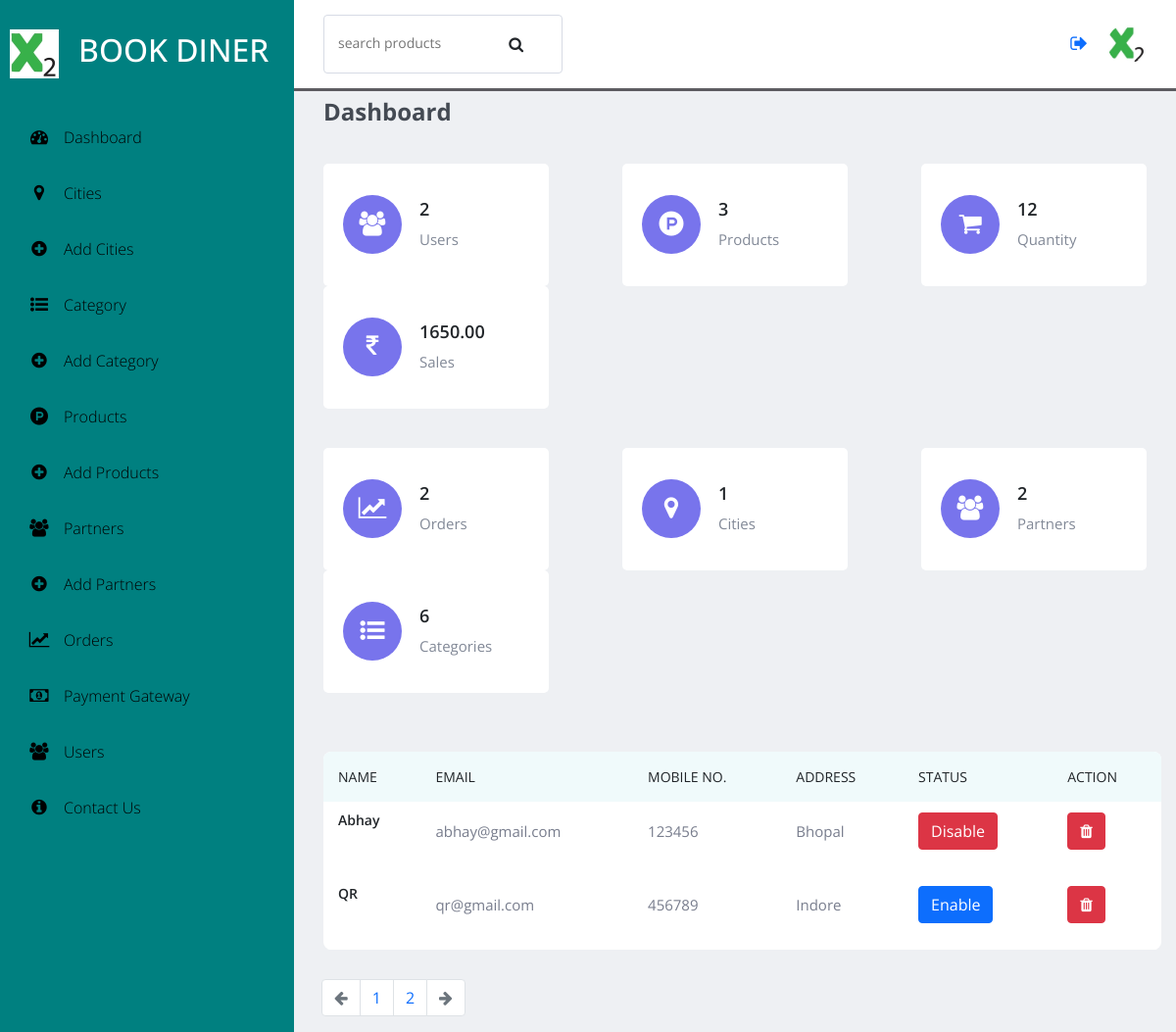
The page / (signed in) on the database its author committed.
### tables this page shows
CREATE TABLE `user` (
  `id` int(11) NOT NULL,
  `name` varchar(100) NOT NULL,
  `email` varchar(255) NOT NULL,
  `mobile` varchar(100) NOT NULL,
  `address` varchar(255) NOT NULL,
  `status` int(10) DEFAULT NULL
);

### get.stats.php (called while the page is built, shortened)
<?php
include('connection.php');
$stmt1 = $conn->prepare("select count(*) as total_users from user");
$stmt1->execute();
$stmt1->bind_result($total_users);
$stmt2 = $conn->prepare("select count(*) as total_products from product");
$stmt2->execute();
$stmt2->bind_result($total_products);
$stmt3 = $conn->prepare("select sum(quantity) as total_quantity from orders");
$stmt3->execute();
$stmt3->bind_result($total_quantity);
$stmt4 = $conn->prepare("select sum(total) as total_money from orders");
$stmt4->execute();
$stmt4->bind_result($total_money);
$stmt5 = $conn->prepare("select count(*) as total_orders from orders");
$stmt5->execute();
$stmt5->bind_result($total_orders);
$stmt6 = $conn->prepare("select count(*) as total_cities from city");
$stmt6->execute();
$stmt6->bind_result($total_cities);
$stmt7 = $conn->prepare("select count(*) as total_partners from partner");
$stmt7->execute();
$stmt7->bind_result($total_partners);
$stmt8 = $conn->prepare("select count(*) as total_categories from category");
$stmt8->execute();
$stmt8->bind_result($total_categories);
?>

### get.users.php (called while the page is built, shortened)
<?php
include('connection.php');
if(isset($_GET['page_no']) && $_GET['page_no'] != ""){
    $page_no = $_GET['page_no'];
}
else{
    $page_no = 1;
}
$stmt1 = $conn->prepare("select count(*) as total_users from user");
$stmt1->execute();
$stmt1->bind_result($total_users);
$total_users_per_page = 5;
$offset = ($page_no-1) * $total_users_per_page;
$total_no_of_pages = ceil($total_users/$total_users_per_page);
$stmt2 = $conn->prepare("select * from user limit $offset,$total_users_per_page");
$stmt2->execute();
$users = $stmt2->get_result();
?>

### index.php (the view, shortened to what this page needs)
<?php include('includes/header.php'); ?>
    <section id="interface">
    <?php include('includes/navigation.php'); ?>
        <h3 class="i-name">Dashboard</h3>
        <?php include('get.stats.php');?>
        <div class="values">
            <div class="val-box">
                <i class="fa fa-users" aria-hidden="true"></i>
                <div>
                    <h3><?php if($total_users != null){ echo $total_users;}?></h3>
                    <span>Users</span>
                </div>
            </div>
            <div class="val-box">
                <i class="fa fa-product-hunt" aria-hidden="true"></i>
                <div>
                    <h3><?php if($total_products != null){ echo $total_products;}?></h3>
                    <span>Products</span>
                </div>
            </div>
            <div class="val-box">
                <i class="fa fa-shopping-cart" aria-hidden="true"></i>
                <div>
                    <h3><?php if($total_quantity != null){ echo $total_quantity;}?></h3>
                    <span>Quantity</span>
                </div>
            </div>
            <div class="val-box">
                <i class="fa fa-inr" aria-hidden="true"></i>
                <div>
                    <h3><?php if($total_money != null){ echo $total_money;}?></h3>
                    <span>Sales</span>
                </div>
            </div>
        </div>
        <div class="values1">
            <div class="val-box1">
                <i class="fa fa-line-chart" aria-hidden="true"></i>
                <div>
                    <h3><?php if($total_orders != null){ echo $total_orders;}?></h3>
                    <span>Orders</span>
                </div>
            </div>
            <div class="val-box1">
                <i class="fa fa-map-marker" aria-hidden="true"></i>
                <div>
                    <h3><?php if($total_cities != null){ echo $total_cities;}?></h3>
                    <span>Cities</span>
                </div>
            </div>
            <div class="val-box1">
                <i class="fa fa-users" aria-hidden="true"></i>
                <div>
                    <h3><?php if($total_partners != null){ echo $total_partners;}?></h3>
                    <span>Partners</span>
                </div>
            </div>
            <div class="val-box1">
                <i class="fa fa-list-ul" aria-hidden="true"></i>
                <div>
                    <h3><?php if($total_categories != null){ echo $total_categories;}?></h3>
                    <span>Categories</span>
                </div>
            </div>
        </div>
         <div class="board">
            <table width="100%">
                <thead>
                    <tr>
                        <td>Name</td>
                        <td>Email</td>
                        <td>Mobile No.</td>
                        <td>Address</td>
                        <td>Status</td>
                        <td>Action</td>
                    </tr>
                </thead>
                <tbody>
                <?php include('get.users.php'); ?>
                <?php foreach($users as $user){ ?>
                    <tr>
                        <td class="people">
                            <div class="people-description">
                                <h5><?php echo $user['name']; ?></h5>
                            </div>
                        </td>
                        <td class="people-des">
                            <p><?php echo $user['email']; ?></p>
                        </td>
                        <td class="role">
                            <p><?php echo $user['mobile']; ?></p>
                        </td>
                        <td class="role">
                            <p><?php echo $user['address']; ?></p>
                        </td>
                        <td class="active">
                            <?php
                            if($user['status']==1){
                                echo '<p><a href="index.status.php?id='.$user['id'].'&status=0" class="btn btn-primary" title="Click to Disable" data-toggle="tooltip">Enable</a></p>';
                            }else{
                                echo '<p><a href="index.status.php?id='.$user['id'].'&status=1" class="btn btn-danger" title="Click to Enable" data-toggle="tooltip">Disable</a></p>';
                            }
                            ?>
                        </td>
                        <td class="edit">
                            <p>
                                <a class="btn btn-danger" title="Click to Delete" data-toggle="tooltip"
                                    onclick="return confirm('Are you sure to delete this data')" href="<?php echo "delete.user.php?user_id=".$user['id'];?>">
                                    <i class="fa fa-trash" aria-hidden="true"></i>
                                </a>
                            </p>
                        </td>
                    </tr>
                <?php } ?>
                </tbody>
            </table>
        </div>
        <nav class="container mx-3" aria-label="Page navigation example">
            <ul class="pagination">
                <li class="page-item <?php if($page_no<=1){echo 'disabled';}?>">
                    <a class="page-link" href="<?php if($page_no<=1){echo'#';}else{echo '?page_no='.($page_no-1);}?>">
                        <i class="fa fa-arrow-left" aria-hidden="true"></i>
                    </a>
                </li>
                <li class="page-item">
                    <a class="page-link" href="?page_no=1">1</a>
                </li>
                <li class="page-item">
                    <a class="page-link" href="?page_no=2">2</a>
                </li>
                <li class="page-item <?php if($page_no>= $total_no_of_pages){echo 'disabled';}?>">
                    <a class="page-link" href="<?php if($page_no>=$total_no_of_pages){echo'#';}else{echo '?page_no='.($page_no+1);}?>">
                        <i class="fa fa-arrow-right" aria-hidden="true"></i>
                    </a>
                </li>
            </ul>
        </nav>
    </section>
    <?php include('includes/script.php'); ?>

### assets/css/style.css (style rules this page uses)
* { margin:0; padding: 0; box-sizing: border-box; font-family: 'Open Sans', sans-serif; }
body { width: 100%; background: #eef0f3; position: relative; display: flex; }
#interface { width: calc(100% - 300px); position: relative; margin-left: 300px; }
.i-name { color: #444a53; padding: 30px 30px 0 30px; font-size: 24px; font-weight: 700; margin-top: 70px; }
.values { padding: 30px 30px 30px 30px; display: flex; justify-content: space-between; align-items: center; flex-wrap: wrap; }
.values1 { padding: 10px 30px 30px 30px; display: flex; justify-content: space-between; align-items: center; flex-wrap: wrap; }
.values .val-box { background: #fff; width: 230px; height: 125px; padding: 16px 20px; border-radius: 5px; display: flex; justify-content: flex-start; align-items: center; }
.values1 .val-box1 { background: #fff; width: 230px; height: 125px; padding: 16px 20px; border-radius: 5px; display: flex; justify-content: flex-start; align-items: center; }
.values .val-box i { font-size: 25px; width: 60px; height: 60px; line-height: 60px; border-radius: 50%; color: #fff; text-align: center; margin-right: 18px; }
.values1 .val-box1 i { font-size: 25px; width: 60px; height: 60px; line-height: 60px; border-radius: 50%; color: #fff; text-align: center; margin-right: 18px; }
.values .val-box:nth-child(1) i { background: #7874ec; }
.values .val-box:nth-child(2) i { background: #7874ec; }
.values .val-box:nth-child(3) i { background: #7874ec; }
.values .val-box:nth-child(4) i { background: #7874ec; }
.values1 .val-box1:nth-child(1) i { background: #7874ec; }
.values1 .val-box1:nth-child(2) i { background: #7874ec; }
.values1 .val-box1:nth-child(3) i { background: #7874ec; }
.values1 .val-box1:nth-child(4) i { background: #7874ec; }
.values .val-box h3 { font-size: 18px; font-weight: 600; }
.values1 .val-box1 h3 { font-size: 18px; font-weight: 600; }
.values .val-box span { font-size: 15px; color: #828997; }
.values1 .val-box1 span { font-size: 15px; color: #828997; }
.board { width: 95%; margin: 30px 0 30px 30px; overflow: auto; background: #fff; border-radius: 8px; }
.board h5 { font-weight: 600; font-size: 14px; }
.board p { font-weight: 400; font-size: 15px; color: #787d8d; }
.board .people { display: flex; justify-content: flex-start; align-items: center; text-align: start; }
table { border-collapse: collapse; }
tr { border-bottom: 1px solid #fff; }
thead td { font-size: 14px; text-transform: uppercase; font-weight: 400; background: #f0fafb; text-align: start; padding: 15px; }
tbody tr td { padding: 10px 15px; }

### rows shown on the page
user: name "Abhay", email "abhay@gmail.com", mobile "123456", address "Bhopal"
user: name "QR", email "qr@gmail.com", mobile "456789", address "Indore"

### other values the page prints
$total_users "2"
$total_products "3"
$total_quantity "12"
$total_money "1650.00"
$total_orders "2"
$total_cities "1"
$total_partners "2"
$total_categories "6"
